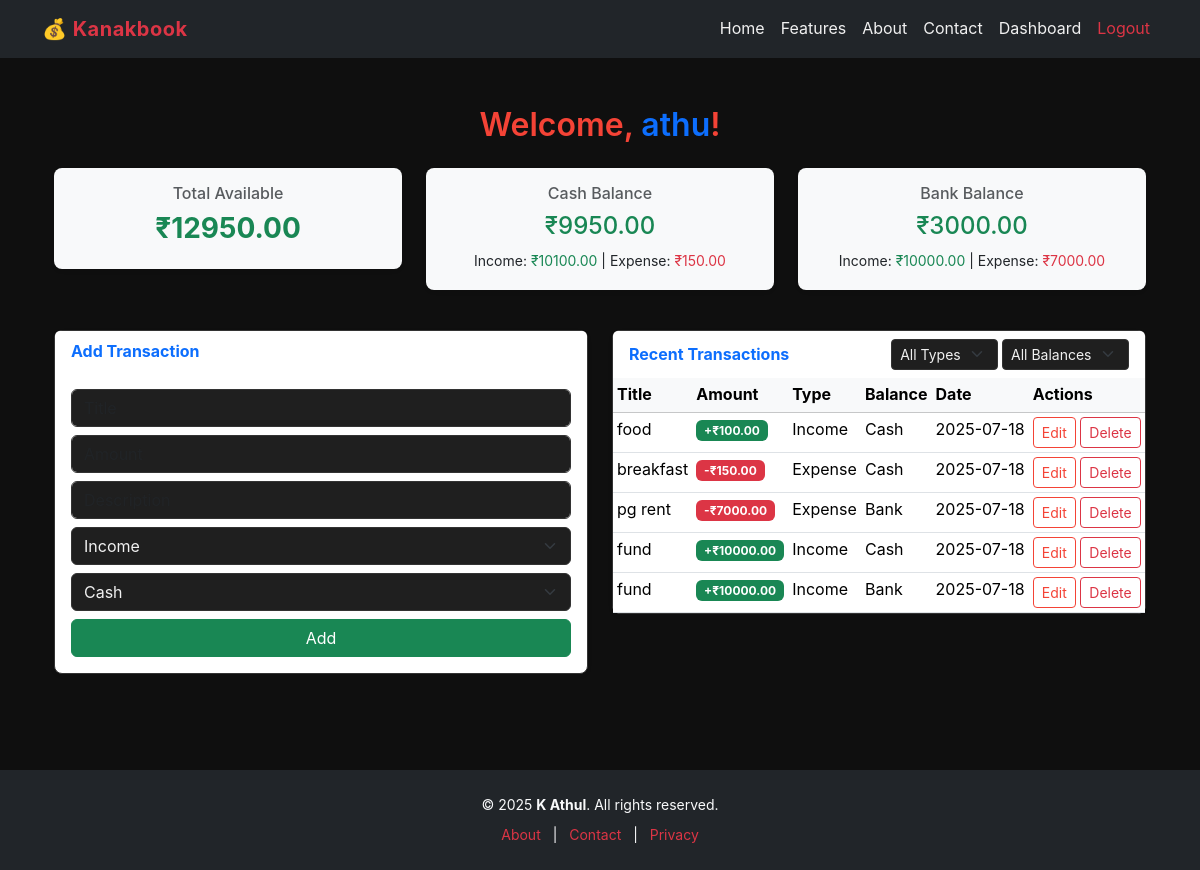
/expenses/dashboard/ (signed in), run on the app's committed database.
### expenses/models.py (models this page shows, shortened)
class Transaction(models.Model):
    TRANSACTION_TYPES = (
        ('Income', 'Income'),
        ('Expense', 'Expense'),
    )
    BALANCE_TYPES = (
        ('Cash', 'Cash'),
        ('Bank', 'Bank/UPI'),
    )
    user = models.ForeignKey(User, on_delete=models.CASCADE)
    title = models.CharField(max_length=100)
    amount = models.DecimalField(max_digits=10, decimal_places=2)
    description = models.TextField(blank=True)
    transaction_type = models.CharField(max_length=7, choices=TRANSACTION_TYPES)
    balance_type = models.CharField(max_length=10, choices=BALANCE_TYPES)
    date = models.DateTimeField(auto_now_add=True)

### expenses/views.py (the view, shortened to what this page needs)
# urls.py: path('dashboard/', views.dashboard, name='dashboard'),
@login_required
def dashboard(request):
    transactions = Transaction.objects.filter(user=request.user).order_by('-date')
    cash_income = 0
    cash_expense = 0
    bank_income = 0
    bank_expense = 0
    cash_balance = 0
    bank_balance = 0
    for txn in transactions:
        if txn.transaction_type == 'Income':
            if txn.balance_type == 'Cash':
                cash_income += txn.amount
                cash_balance += txn.amount
            else:
                bank_income += txn.amount
                bank_balance += txn.amount
        elif txn.transaction_type == 'Expense':
            if txn.balance_type == 'Cash':
                cash_expense += txn.amount
                cash_balance -= txn.amount
            else:
                bank_expense += txn.amount
                bank_balance -= txn.amount
    total_income = cash_income + bank_income
    total_expenses = cash_expense + bank_expense
    total_available = cash_balance + bank_balance
    context = {
        'transactions': transactions,
        'total_income': total_income,
        'total_expenses': total_expenses,
        'total_available': total_available,
        'cash_balance': cash_balance,
        'bank_balance': bank_balance,
        'cash_income': cash_income,
        'cash_expense': cash_expense,
        'bank_income': bank_income,
        'bank_expense': bank_expense,
    }
    return render(request, 'expenses/dashboard.html', context)

### expenses/templates/expenses/dashboard.html (shortened to what this page needs)
{% extends 'expenses/base.html' %}
{% block content %}
<div class="container py-4">
  <h2 class="text-center mb-4">Welcome, <span class="text-primary">{{ user.username }}</span>!</h2>
  <div class="row text-center mb-4">
    <div class="col-md-4 mb-3">
      <div class="card border-0 shadow-sm" style="background-color: #f8f9fa;">
        <div class="card-body">
          <h6 class="text-muted">Total Available</h6>
          <h3 class="{% if total_available >= 0 %}text-success{% else %}text-danger{% endif %} fw-bold">
            ₹{{ total_available }}
          </h3>
        </div>
      </div>
    </div>
    <div class="col-md-4 mb-3">
      <div class="card border-0 shadow-sm" style="background-color: #f8f9fa;">
        <div class="card-body">
          <h6 class="text-muted">Cash Balance</h6>
          <h4 class="{% if cash_balance >= 0 %}text-success{% else %}text-danger{% endif %}">₹{{ cash_balance }}</h4>
          <small>Income: <span class="text-success">₹{{ cash_income }}</span> | Expense: <span class="text-danger">₹{{ cash_expense }}</span></small>
        </div>
      </div>
    </div>
    <div class="col-md-4 mb-3">
      <div class="card border-0 shadow-sm" style="background-color: #f8f9fa;">
        <div class="card-body">
          <h6 class="text-muted">Bank Balance</h6>
          <h4 class="{% if bank_balance >= 0 %}text-success{% else %}text-danger{% endif %}">₹{{ bank_balance }}</h4>
          <small>Income: <span class="text-success">₹{{ bank_income }}</span> | Expense: <span class="text-danger">₹{{ bank_expense }}</span></small>
        </div>
      </div>
    </div>
  </div>
  <div class="row g-4">
    <div class="col-md-6">
      <div class="card shadow-sm" style="background-color: #ffffff;">
        <div class="card-header bg-white text-primary fw-bold border-bottom-0">Add Transaction</div>
        <div class="card-body">
          <form method="post">
            <input type="text" name="title" class="form-control mb-2" placeholder="Title" required>
            <input type="number" name="amount" class="form-control mb-2" placeholder="Amount" step="0.01" required>
            <input type="text" name="description" class="form-control mb-2" placeholder="Description">
            <select name="transaction_type" class="form-select mb-2">
              <option value="Income">Income</option>
            </select>
            <select name="balance_type" class="form-select mb-2">
              <option value="Cash">Cash</option>
            </select>
            <button type="submit" class="btn btn-success w-100">Add</button>
          </form>
        </div>
      </div>
    </div>
    <div class="col-md-6">
      <div class="card shadow-sm" style="background-color: #ffffff;">
        <div class="card-header bg-white text-primary fw-bold border-bottom-0 d-flex justify-content-between align-items-center">
          Recent Transactions
          <div>
            <select id="filterType" class="form-select form-select-sm d-inline w-auto">
              <option value="">All Types</option>
            </select>
            <select id="filterBalance" class="form-select form-select-sm d-inline w-auto">
              <option value="">All Balances</option>
            </select>
          </div>
        </div>
        <div class="card-body p-0">
          <table class="table table-hover table-sm mb-0" id="transactionsTable">
            <thead class="table-light">
              <tr>
                <th>Title</th>
                <th>Amount</th>
                <th>Type</th>
                <th>Balance</th>
                <th>Date</th>
                <th>Actions</th>
              </tr>
            </thead>
            <tbody>
              {% for expense in transactions %}
              <tr data-type="{{ expense.transaction_type }}" data-balance="{{ expense.balance_type }}">
                <td>{{ expense.title }}</td>
                <td>
                  {% if expense.transaction_type == 'Income' %}
                  <span class="badge bg-success">+₹{{ expense.amount }}</span>
                  {% else %}
                  <span class="badge bg-danger">-₹{{ expense.amount }}</span>
                  {% endif %}
                </td>
                <td>{{ expense.transaction_type }}</td>
                <td>{{ expense.balance_type }}</td>
                <td>{{ expense.date|date:"Y-m-d" }}</td>
                <td>
                  <a href="{% url 'edit_expense' expense.id %}" class="btn btn-sm btn-outline-primary">Edit</a>
                  <a href="{% url 'delete_expense' expense.id %}" class="btn btn-sm btn-outline-danger">Delete</a>
                </td>
              </tr>
              {% empty %}
              <tr>
                <td colspan="6" class="text-center text-muted">No transactions found.</td>
              </tr>
              {% endfor %}
            </tbody>
          </table>
        </div>
      </div>
    </div>
  </div>
</div>
{% endblock %}

### expenses/templates/expenses/base.html (shortened to what this page needs)
<!DOCTYPE html>
<html lang="en">
<head>
<link href="https://cdn.jsdelivr.net/npm/bootstrap@5.3.3/dist/css/bootstrap.min.css" rel="stylesheet">
</head>
<body>
{% include 'partials/navbar.html' %}
<main class="container py-4">
    {% block content %}{% endblock %}
</main>
{% include 'partials/footer.html' %}
</body>
</html>

### expenses/templates/partials/navbar.html (shortened to what this page needs)
<nav class="navbar navbar-expand-lg navbar-dark bg-dark">
  <div class="container">
    <a class="navbar-brand fw-bold text-danger" href="{% url 'home' %}">💰 Kanakbook</a>
    <div class="collapse navbar-collapse" id="navbarNav">
      <ul class="navbar-nav ms-auto">
        <li class="nav-item">
          <a class="nav-link" href="{% url 'home' %}">Home</a>
        </li>
        <li class="nav-item">
          <a class="nav-link" href="#features">Features</a>
        </li>
        <li class="nav-item">
          <a class="nav-link" href="#about">About</a>
        </li>
        <li class="nav-item">
          <a class="nav-link" href="#contact">Contact</a>
        </li>
        {% if user.is_authenticated %}
        <li class="nav-item">
          <a class="nav-link" href="{% url 'dashboard' %}">Dashboard</a>
        </li>
        <li class="nav-item">
          <a class="nav-link text-danger" href="{% url 'logout' %}">Logout</a>
        </li>
        {% endif %}
      </ul>
    </div>
  </div>
</nav>

### expenses/templates/partials/footer.html
<footer class="py-4 mt-5 bg-dark text-light">
  <div class="container text-center small">
    &copy; 2025 <strong>K Athul</strong>. All rights reserved.
    <div class="mt-2">
      <a href="#" class="text-danger text-decoration-none mx-2">About</a>
      |
      <a href="#" class="text-danger text-decoration-none mx-2">Contact</a>
      |
      <a href="#" class="text-danger text-decoration-none mx-2">Privacy</a>
    </div>
  </div>
</footer>

### expenses/templates/expenses/base.html (style rules this page uses)
html { scroll-behavior: smooth; }
body { background-color: #0f0f0f; color: #fffefe; font-family: 'Inter', 'Segoe UI', sans-serif; line-height: 1.6; }
main.container { max-width: 1140px; }
h1, h2, h3 { color: #f44336; font-weight: 600; }
.navbar { background-color: #1c1c1c; }
.navbar-brand { color: #f44336; font-weight: 700; letter-spacing: 0.5px; }
.nav-link { color: #f0f0f0; }
.card { background-color: #181818; border-radius: 8px; border: 1px solid #333; box-shadow: 0 2px 4px rgba(0,0,0,0.5); }
.btn-outline-primary { border-color: #f44336; color: #f44336; }
.form-control, .form-select { background-color: #1f1f1f; color: #f0f0f0; border: 1px solid #333; }
footer { background-color: #1c1c1c; color: #666; text-align: center; padding: 1rem 0; }

### data on the page
Transaction: title "food", amount "100.00", transaction_type "Income", balance_type "Cash", date "2025-07-18"
Transaction: title "breakfast", amount "150.00", transaction_type "Expense", balance_type "Cash", date "2025-07-18"
Transaction: title "pg rent", amount "7000.00", transaction_type "Expense", balance_type "Bank", date "2025-07-18"
Transaction: title "fund", amount "10000.00", transaction_type "Income", balance_type "Cash", date "2025-07-18"
Transaction: title "fund", amount "10000.00", transaction_type "Income", balance_type "Bank", date "2025-07-18"

### other printed values
{{ user.username }} "athu"
{{ total_available }} "12950.00"
{{ cash_balance }} "9950.00"
{{ cash_income }} "10100.00"
{{ cash_expense }} "150.00"
{{ bank_balance }} "3000.00"
{{ bank_income }} "10000.00"
{{ bank_expense }} "7000.00"
